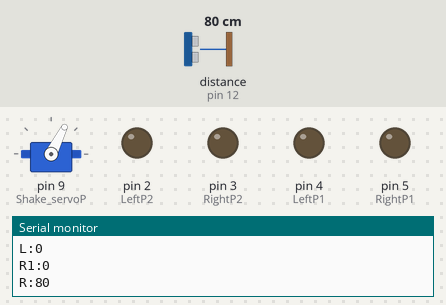
A sketch run on a simulated Arduino Uno, built with avr-gcc and run on an emulated ATmega328P. Shown: servo, output pins drawn as LEDs (lit = HIGH), the last lines printed to the serial monitor. Wiring (inferred from the names in the program): ultrasonic range finder: trigger pin 13; echo pin 12. The inputs (shaded band) are chosen by the test bench; at power-on: distance to the obstacle (sensor on pin 12) 80 cm. The echo pulse lasts 58.3 µs per cm; pins used as bus, display or sensor lines are not drawn.

Above: at 1.8 s.
1.9 s: distance to the obstacle (sensor on pin 12) set to 2 cm
At 4.23 s:
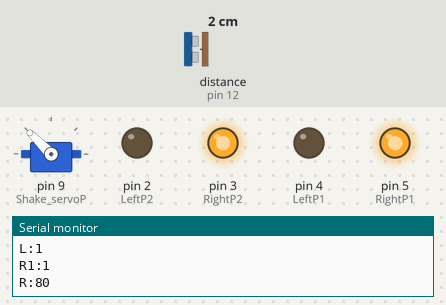
4.9 s: distance to the obstacle (sensor on pin 12) set to 9 cm
7.9 s: distance to the obstacle (sensor on pin 12) set to 12 cm
10.9 s: distance to the obstacle (sensor on pin 12) set to 35 cm
At 13.4 s:
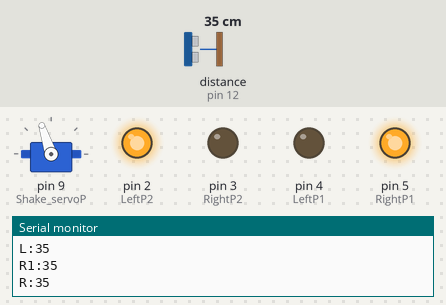
16.9 s: distance to the obstacle (sensor on pin 12) set to 4 cm
At 19.37 s:
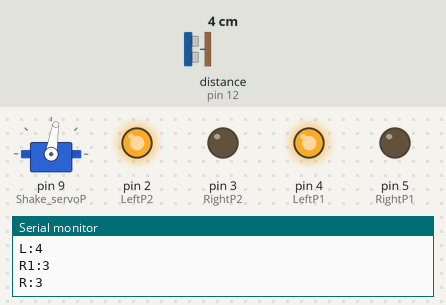
19.9 s: distance to the obstacle (sensor on pin 12) set to 60 cm
At 23.29 s:
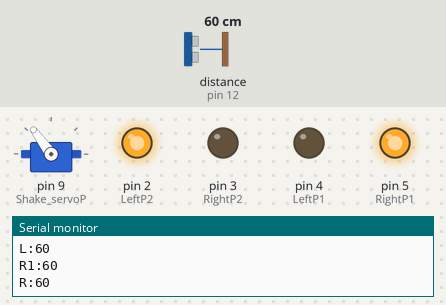
Timing chart, 0 to 23.9 s (numbered marks = the images above; inputs shaded):
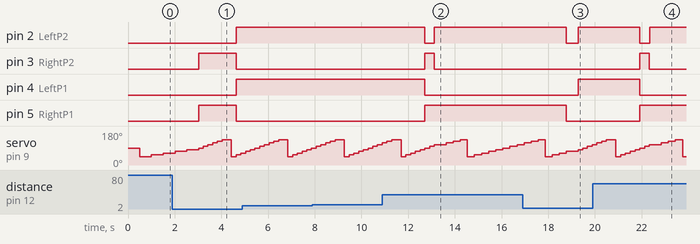

The sketch:

waverun_test4.ino
```cpp
#include "Servo.h"
const int Wall_Echo = 12; // Echo Pin
const int Wall_Trig = 13; // Trigger Pin
const int Shake_servoP = 9; //首振りservo Pin
const int LeftP1   = 4;//RIN
const int RightP1  = 5;//FIN
const int LeftP2   = 2;//RIN
const int RightP2  = 3;//FIN
const int point = 30; //距離の基準
double speed_of_sound = 331.5 + 0.6 * 25;
Servo myservo;
double Duration = 0; //受信した間隔
double Distance[11]; //距離 50°から130までの距離を10°ずつに9個の値を格納
unsigned long lastTime=0;

int pos[11]={45,54,63,72,81,90,99,108,117,126,135};  //サーボの角度　45°から135°までの11個値を格納

int Count = 0;  //角度のカウント関数
int N=0;   //90°の時の値
int R=0;   //63°の時の値
int R1=0;  //81°の時の値
int R2=0;  //72°の時の値
int L=0;   //117°の時の値
int L1=0;  //99°の時の値
int L2=0;  //108°の時の値

int q=0;   //状態関数　q=0->静止　q=1->直進 q=5->左回転　q=2->右回転
unsigned long previousMillis = 0;  // 最後にアクションが実行された時間
const long interval = 1000;

void setup() {
  Serial.begin( 9600 );
  myservo.attach(Shake_servoP);
  pinMode(LeftP1, OUTPUT);
  pinMode(RightP1, OUTPUT);
  pinMode(LeftP2, OUTPUT);
  pinMode(RightP2, OUTPUT);
  pinMode( Wall_Echo, INPUT );
  pinMode( Wall_Trig, OUTPUT );
  move(0);
}

void loop() {
  switch(Count){
    case 0 :
    if ((millis() - lastTime) > 300) {
      disrance_check();
      }
    break;

    default :
    if ((millis() - lastTime) > 50) {
        disrance_check();
      }
    break;
  }

  switch(q){
    case 0 :
    if(point<N&&point<R1&&point<L1){
      move(1);
      q=1;  //状態
      delay(500);
    }

    else if(N>0&&N<point&&R>L){
      q=2;
    }

    else if(N>0&&N<point&&L>=R){
      q=5;
    }
    else if(L1>0&&L1<point&&R1>L1){
      q=2;
    }
    else if(R1>0&&R1<point&&R1<L1){
      q=5;
    }
    else if(N==0||R==0||L==0||R1==0||L1==0){
      q=1;
    }
    else{
      move(-1);
      delay(500);
      move(0);
    }
    break;

    case 1 :
    if(point<N&&point<R1&&point<L1){
      move(1);
      delay(300);
    }

    else if(point>=N||point>=R1||point>=L1){
      move(0);
      q=0;
      delay(500);
    }
    break;

    case 2 :     //右回転
    move(2);
    delay(200);
    move(0);
    q=0;
    break;

    case 5 :   //左回転
    move(-2);
    delay(200);
    move(0);
    q=0;
    break;

    default :
    move(-1);
    delay(1000);
    move(0);
    q=0;
    break;
  }
}
void move(int num_move){//停止0、前進 1、後退-1、右回転2、左回転-2
  if (num_move ==0){
    digitalWrite(RightP1, LOW);
    digitalWrite(LeftP1, LOW);
    digitalWrite(RightP2, LOW);
    digitalWrite(LeftP2, LOW);

  } else if(num_move ==-2){
    digitalWrite(RightP1, LOW);
    digitalWrite(LeftP1, HIGH);
    digitalWrite(RightP2, LOW);
    digitalWrite(LeftP2, HIGH);

  }else if(num_move ==2){
    digitalWrite(RightP1, HIGH);
    digitalWrite(LeftP1, LOW);
    digitalWrite(RightP2, HIGH);
    digitalWrite(LeftP2, LOW);

  }else if(num_move ==1){
    digitalWrite(RightP1, HIGH);
    digitalWrite(LeftP1, LOW);
    digitalWrite(RightP2, LOW);
    digitalWrite(LeftP2, HIGH);

  }else if(num_move ==-1){
    digitalWrite(RightP1, LOW);
    digitalWrite(LeftP1, HIGH);
    digitalWrite(RightP2, HIGH);
    digitalWrite(LeftP2, LOW);

  }
}
void disrance_check(){
  lastTime = millis();
  myservo.write(pos[Count]);     //サーボを回転
  digitalWrite(Wall_Trig, LOW);
  delayMicroseconds(2);
  digitalWrite(Wall_Trig, HIGH ); //超音波を出力
  delayMicroseconds( 10 ); //
  digitalWrite(Wall_Trig, LOW );
  Duration = pulseIn(Wall_Echo, HIGH ); //センサからの入力
  if (Duration > 0) {
  Duration = Duration/2; //往復距離を半分にする
  Distance[Count] = Duration*speed_of_sound*100/1000000; // 音速を340m/sに設定
  //評価する5つの値をそれぞれ格納
  N=Distance[5];//90
  R=Distance[1];//54
  L=Distance[9];//126
  R1=Distance[3];//72
  L1=Distance[7];//108
  R2=Distance[4];//81
  L2=Distance[6];//99
  Count=(Count+1)%11;
  Serial.print(Count);
  Serial.print("N:");
  Serial.println(N);
  Serial.print("L1:");
  Serial.println(L1);
  Serial.print("L:");
  Serial.println(L);
  Serial.print("R1:");
  Serial.println(R1);
  Serial.print("R:");
  Serial.println(R);
  }
}
```

Measured:
- after the input at 1.9 s, pin 2 (LeftP2): LOW → HIGH after 2.7 s instead of 2.1 s; pin 3 (RightP2): LOW → HIGH after 1.1 s, → LOW 1.6 s later; pin 4 (LeftP1): LOW → HIGH after 2.7 s; pin 5 (RightP1): LOW → HIGH after 1.1 s instead of 2.1 s
- after the input at 10.9 s, pin 2 (LeftP2): HIGH → LOW after 1.8 s, → HIGH 0.41 s later; pin 3 (RightP2): LOW → HIGH after 1.8 s, → LOW 0.40 s later; pin 4 (LeftP1): HIGH → LOW after 1.8 s; pin 5 (RightP1): LOW → HIGH after 1.8 s
- after the input at 16.9 s, pin 2 (LeftP2): HIGH → LOW after 1.9 s, → HIGH 0.50 s later; pin 4 (LeftP1): LOW → HIGH after 2.4 s; pin 5 (RightP1): HIGH → LOW after 1.9 s
- after the input at 19.9 s, pin 2 (LeftP2): HIGH → LOW after 2.0 s, → HIGH 0.41 s later; pin 3 (RightP2): LOW → HIGH after 2.0 s, → LOW 0.41 s later; pin 4 (LeftP1): HIGH → LOW after 2.0 s; pin 5 (RightP1): LOW → HIGH after 2.0 s
- by itself, servo on pin 9 (Shake_servoP): ramps from 45° to 135° and jumps back, once every 2.8 s
